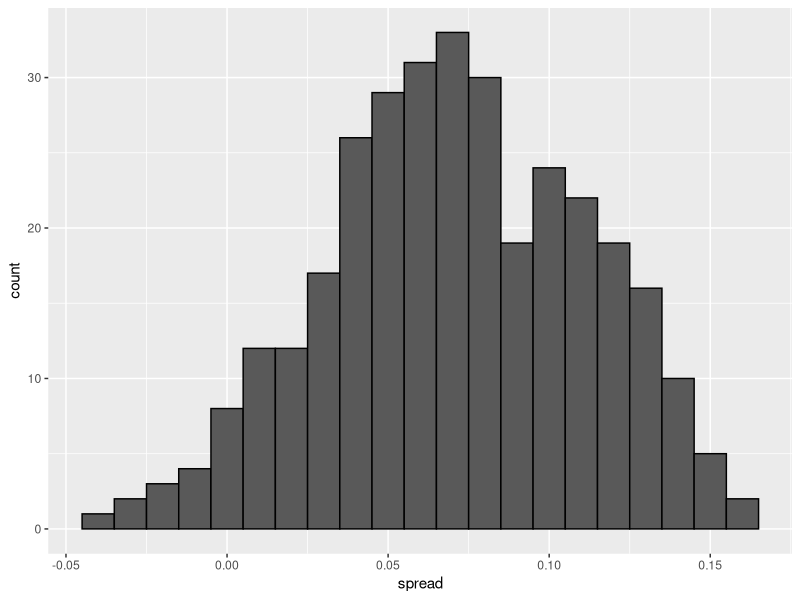
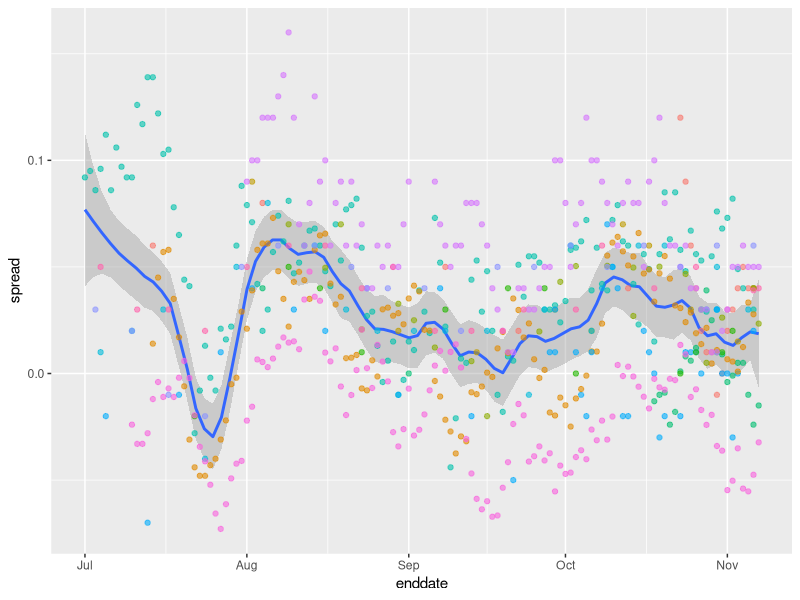
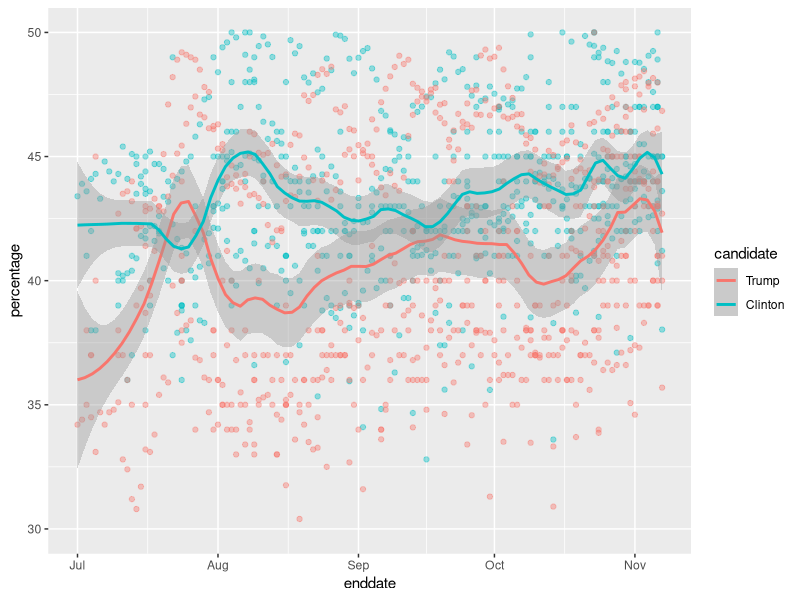

The R source for these figures, in order:
## ---- chunk 1
library(tidyverse)
library(dplyr)
library(dslabs)
## ---- chunk 2
data(polls_us_election_2016)

# Create a table called `polls` that filters by  state, date, and reports the spread
polls <- polls_us_election_2016 %>% 
  filter(state != "U.S." & enddate >= "2016-10-31") %>% 
  mutate(spread = rawpoll_clinton/100 - rawpoll_trump/100)

# Create an object called `cis` that columns for the lower and upper confidence intervals. Select the columns indicated in the instructions.
cis <- polls %>% mutate(X_hat = (spread+1)/2, se = 2*sqrt(X_hat*(1-X_hat)/samplesize), 
                 lower = spread - qnorm(0.975)*se, upper = spread + qnorm(0.975)*se) %>% 
  # interval <- spread + c(-1,1)*qnorm(0.975)*se_hat
  select(state, startdate, enddate, pollster, grade, spread, lower, upper) 
## ---- chunk 3
# Add the actual results to the `cis` data set
add <- results_us_election_2016 %>% mutate(actual_spread = clinton/100 - trump/100) %>% select(state, actual_spread)
ci_data <- cis %>% mutate(state = as.character(state)) %>% left_join(add, by = "state")

# Create an object called `p_hits` that summarizes the proportion of hits for each pollster that has at least 5 polls. 
p_hits <- ci_data %>% mutate(hit = lower <= actual_spread & upper >= actual_spread) %>% 
  group_by(pollster) %>%
  filter(n() >=  5) %>%
  summarize(proportion_hits = mean(hit), n = n(), grade = grade[1]) %>%
  arrange(desc(proportion_hits))
p_hits
## ---- chunk 4
polls <- polls_us_election_2016 %>%
    filter(state == "U.S." & enddate >= "2016-10-31" &
                 (grade %in% c("A+", "A", "A-", "B+") | is.na(grade))) %>%
    mutate(spread = rawpoll_clinton/100 - rawpoll_trump/100)

one_poll_per_pollster <- polls %>% group_by(pollster) %>%
    filter(enddate == max(enddate)) %>%
    ungroup()

results <- one_poll_per_pollster %>%
    summarize(avg = mean(spread), se = sd(spread)/sqrt(length(spread))) %>%
    mutate(start = avg - 1.96*se, end = avg + 1.96*se)
## ---- chunk 5
# Computing the posterior mean, standard error, credible interval and probability
mu <- 0
tau <- 0.035
sigma <- results$se
Y <- results$avg
B <- sigma^2 / (sigma^2 + tau^2)
posterior_mean <- B*mu + (1-B)*Y
posterior_se <- sqrt(1 / (1/sigma^2 + 1/tau^2))

posterior_mean
posterior_se

# 95% credible interval
posterior_mean + c(-1.96, 1.96)*posterior_se

# probability of d > 0
1 - pnorm(0, posterior_mean, posterior_se)
## ---- chunk 6
# Calculating probability of d > 0  with general bias
mu <- 0
tau <- 0.035
sigma <- sqrt(results$se^2 + .025^2)
Y <- results$avg
B <- sigma^2 / (sigma^2 + tau^2)

posterior_mean <- B*mu + (1-B)*Y
posterior_se <- sqrt(1 / (1/sigma^2 + 1/tau^2))

1 - pnorm(0, posterior_mean, posterior_se)
## ---- chunk 7
# Computing the average and standard deviation for each state
results <- polls_us_election_2016 %>%
    filter(state != "U.S." &
            !grepl("CD", "state") &
            enddate >= "2016-10-31" &
            (grade %in% c("A+", "A", "A-", "B+") | is.na(grade))) %>%
    mutate(spread = rawpoll_clinton/100 - rawpoll_trump/100) %>%
    group_by(state) %>%
    summarize(avg = mean(spread), sd = sd(spread), n = n()) %>%
    mutate(state = as.character(state))

# 10 closest races = battleground states
results %>% arrange(abs(avg))

# joining electoral college votes and results
results <- left_join(results, results_us_election_2016, by="state")

# states with no polls: note Rhode Island and District of Columbia = Democrat
results_us_election_2016 %>% filter(!state %in% results$state)

# assigns sd to states with just one poll as median of other sd values
results <- results %>%
    mutate(sd = ifelse(is.na(sd), median(results$sd, na.rm = TRUE), sd))
## ---- chunk 8
# Calculating the posterior mean and posterior standard error
mu <- 0
tau <- 0.02
results %>% mutate(sigma = sd/sqrt(n),
                   B = sigma^2/ (sigma^2 + tau^2),
                   posterior_mean = B*mu + (1-B)*avg,
                   posterior_se = sqrt( 1 / (1/sigma^2 + 1/tau^2))) %>%
    arrange(abs(posterior_mean))

## ---- chunk 9
# Monte Carlo simulation including general bias
mu <- 0
tau <- 0.02
bias_sd <- 0.03
clinton_EV_2 <- replicate(1000, {
    results %>% mutate(sigma = sqrt(sd^2/(n) + bias_sd^2),    # added bias_sd term
                        B = sigma^2/ (sigma^2 + tau^2),
                        posterior_mean = B*mu + (1-B)*avg,
                        posterior_se = sqrt( 1 / (1/sigma^2 + 1/tau^2)),
                        simulated_result = rnorm(length(posterior_mean), posterior_mean, posterior_se),
                        clinton = ifelse(simulated_result > 0, electoral_votes, 0)) %>%    # award votes if Clinton wins state
        summarize(clinton = sum(clinton)) %>%    # total votes for Clinton
        .$clinton + 7    # 7 votes for Rhode Island and DC
})
mean(clinton_EV_2 > 269)    # over 269 votes wins election

## ---- chunk 10
# Variability across one pollster

# select all national polls by one pollster
one_pollster <- polls_us_election_2016 %>%
    filter(pollster == "Ipsos" & state == "U.S.") %>%
    mutate(spread = rawpoll_clinton/100 - rawpoll_trump/100)

# the observed standard error is higher than theory predicts
se <- one_pollster %>%
    summarize(empirical = sd(spread),
            theoretical = 2*sqrt(mean(spread)*(1-mean(spread))/min(samplesize)))
se

# the distribution of the data is not normal
one_pollster %>% ggplot(aes(spread)) +
    geom_histogram(binwidth = 0.01, color = "black")
## ---- chunk 11
# Trend across time for several pollsters
polls_us_election_2016 %>%
    filter(state == "U.S." & enddate >= "2016-07-01") %>%
    group_by(pollster) %>%
    filter(n() >= 10) %>%
    ungroup() %>%
    mutate(spread = rawpoll_clinton/100 - rawpoll_trump/100) %>%
    ggplot(aes(enddate, spread)) +
    geom_smooth(method = "loess", span = 0.1) +
    geom_point(aes(color = pollster), show.legend = FALSE, alpha = 0.6)

# Plotting raw percentages across time
polls_us_election_2016 %>%
    filter(state == "U.S." & enddate >= "2016-07-01") %>%
    select(enddate, pollster, rawpoll_clinton, rawpoll_trump) %>%
    rename(Clinton = rawpoll_clinton, Trump = rawpoll_trump) %>%
    gather(candidate, percentage, -enddate, -pollster) %>%
    mutate(candidate = factor(candidate, levels = c("Trump", "Clinton"))) %>%
    group_by(pollster) %>%
    filter(n() >= 10) %>%
    ungroup() %>%
    ggplot(aes(enddate, percentage, color = candidate)) +
    geom_point(show.legend = FALSE, alpha = 0.4) +
    geom_smooth(method = "loess", span = 0.15) +
    scale_y_continuous(limits = c(30, 50))
